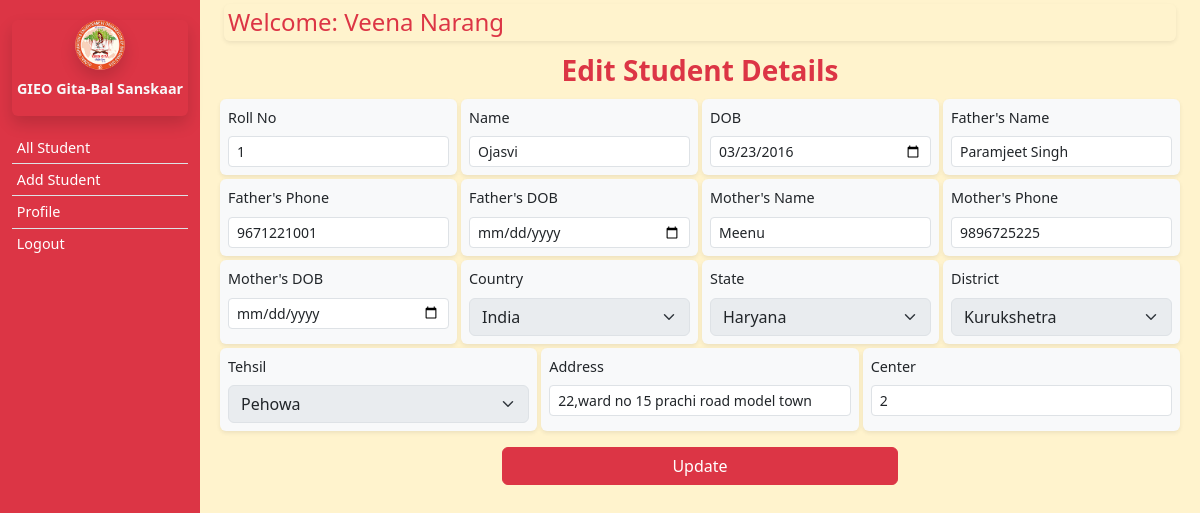
The app's page /login/edit_student.php?id=15 (signed in) with its own data.
### tables this page shows
CREATE TABLE `students` (
  `id` int(11) NOT NULL,
  `rollno` varchar(100) DEFAULT NULL,
  `name` varchar(100) NOT NULL,
  `dob` date DEFAULT NULL,
  `father_name` varchar(100) DEFAULT NULL,
  `father_phone` varchar(20) DEFAULT NULL,
  `father_dob` date DEFAULT NULL,
  `mother_name` varchar(100) DEFAULT NULL,
  `mother_phone` varchar(20) DEFAULT NULL,
  `mother_dob` date DEFAULT NULL,
  `country` varchar(50) DEFAULT NULL,
  `state` varchar(50) DEFAULT NULL,
  `district` varchar(50) DEFAULT NULL,
  `tehsil` varchar(50) DEFAULT NULL,
  `address` text DEFAULT NULL,
  `center` varchar(50) DEFAULT NULL
);

### login/edit_student.php (the view, shortened to what this page needs)
<?php
include '_header.php';
include '../config/_db.php';
if (isset($_GET['id'])) {
    $id = $_GET['id'];
    $sql = "SELECT * FROM students WHERE id = $id";
    $result = $conn->query($sql);
    if ($result->num_rows > 0) {
        $student = $result->fetch_assoc();
    } else {
        echo "No record found";
        exit;
    }
} else {
    echo "Invalid request";
    exit;
}
?>
<main class="col-md-9 ms-sm-auto col-lg-10 px-md-4 overflow-y-scroll">
    <div
        class="h4 text-center shadow-sm my-1 p-1 align-items-center rounded-2 text-danger d-flex justify-content-between">
        Welcome: <?php echo mb_convert_case($_SESSION['username'], MB_CASE_TITLE) ?>
    </div>
    <form action="" method="post">
        <div class="text-center fw-bold my-2 text-danger fs-3">Edit Student Details</div>
        <div class="row d-flex gap-1 flex-wrap fs-7 px-2">
            <div class=" form-item  bg-light shadow-sm rounded p-2 flex-grow-1 flex-shrink-0">
                <label for="name" class="form-label">Roll No</label>
                <input type="text" class="form-control form-control-sm" id="roll" name="roll"
                    value="<?php echo $student['rollno']; ?>" required>
            </div>
            <div class="form-item bg-light shadow-sm rounded p-2 flex-grow-1 flex-shrink-0">
                <label for="name" class="form-label">Name</label>
                <input type="text" class="form-control form-control-sm" id="name" name="name"
                    value="<?php echo $student['name']; ?>">
            </div>
            <div class="form-item bg-light shadow-sm rounded p-2 flex-grow-1 flex-shrink-0">
                <label for="dob" class="form-label">DOB</label>
                <input type="date" class="form-control form-control-sm" id="dob" name="dob"
                    value="<?php echo $student['dob']; ?>">
            </div>
            <div class="form-item bg-light shadow-sm rounded p-2 flex-grow-1 flex-shrink-0">
                <label for="father_name" class="form-label">Father's Name</label>
                <input type="text" class="form-control form-control-sm" id="father_name" name="father_name"
                    value="<?php echo $student['father_name']; ?>">
            </div>
            <div class="form-item bg-light shadow-sm rounded p-2 flex-grow-1 flex-shrink-0">
                <label for="father_phone" class="form-label">Father's Phone</label>
                <input type="text" class="form-control form-control-sm" id="father_phone" name="father_phone"
                    value="<?php echo $student['father_phone']; ?>">
            </div>
            <div class="form-item bg-light shadow-sm rounded p-2 flex-grow-1 flex-shrink-0">
                <label for="father_dob" class="form-label">Father's DOB</label>
                <input type="date" class="form-control form-control-sm" id="father_dob" name="father_dob"
                    value="<?php echo $student['father_dob']; ?>">
            </div>
            <div class="form-item bg-light shadow-sm rounded p-2 flex-grow-1 flex-shrink-0">
                <label for="mother_name" class="form-label">Mother's Name</label>
                <input type="text" class="form-control form-control-sm" id="mother_name" name="mother_name"
                    value="<?php echo $student['mother_name']; ?>">
            </div>
            <div class="form-item bg-light shadow-sm rounded p-2 flex-grow-1 flex-shrink-0">
                <label for="mother_phone" class="form-label">Mother's Phone</label>
                <input type="text" class="form-control form-control-sm" id="mother_phone" name="mother_phone"
                    value="<?php echo $student['mother_phone']; ?>">
            </div>
            <div class="form-item bg-light shadow-sm rounded p-2 flex-grow-1 flex-shrink-0">
                <label for="mother_dob" class="form-label">Mother's DOB</label>
                <input type="date" class="form-control form-control-sm" id="mother_dob" name="mother_dob"
                    value="<?php echo $student['mother_dob']; ?>">
            </div>
            <div class="form-item bg-light shadow-sm rounded p-2 flex-grow-1 flex-shrink-0">
                <label for="countrySelect" class="form-label">Country</label>
                <input disabled id="countrySelect" name="country" class="form-select "
                    value="<?php echo $_SESSION['country']; ?>" />
            </div>
            <div class="form-item bg-light shadow-sm rounded p-2 flex-grow-1 flex-shrink-0">
                <label for="state" class="form-label">State</label>
                <input disabled id="stateSelect" name="state" class="form-select "
                    value="<?php echo $_SESSION['state']; ?>" />
            </div>
            <?php
            if ($_SESSION['userType'] == 'State Head') {
            ?>
            <div class=" form-item  bg-light shadow-sm rounded p-2 flex-grow-1 flex-shrink-0">
                <label for="state" class="form-label">District</label>
                <select id="districtSelect" name="district" class="form-select " aria-label="Small select example"
                    required="" onchange="loadTehsil (this)" required>
                    <option value="dis">district</option>
                </select>
            </div>
            <div class=" form-item  bg-light shadow-sm rounded p-2 flex-grow-1 flex-shrink-0">
                <label for="state" class="form-label">Tehsil</label>
                <select id="tehsil" name="tehsil" class="form-select " aria-label="Small select example" required=""
                    required>
                </select>
            </div>
            <div class=" form-item  bg-light shadow-sm rounded p-2 flex-grow-1 flex-shrink-0">
                <label for="name" class="form-label">Address</label>
                <input type="text" class="form-control form-control-sm" value="<?php echo $student['address']; ?>"
                    id="address" name="address" required>
            </div>
            <?php
            } else {
            ?>
            <div class="form-item bg-light shadow-sm rounded p-2 flex-grow-1 flex-shrink-0">
                <label for="district" class="form-label">District</label>
                <input disabled id="districtSelect" name="district" class="form-select "
                    value="<?php echo $_SESSION['district']; ?>" />
            </div>
            <div class="form-item bg-light shadow-sm rounded p-2 flex-grow-1 flex-shrink-0">
                <label for="tehsil" class="form-label">Tehsil</label>
                <input disabled id="tehsil" name="tehsil" class="form-select "
                    value="<?php echo $_SESSION['tehsil']; ?>" />
            </div>
            <div class=" form-item  bg-light shadow-sm rounded p-2 flex-grow-1 flex-shrink-0">
                <label for="name" class="form-label">Address</label>
                <input type="text" class="form-control form-control-sm" value="<?php echo $student['address']; ?>"
                    id="address" name="address" required>
            </div>
            <?php
            }
            ?>
            <div class="form-item bg-light shadow-sm rounded p-2 flex-grow-1 flex-shrink-0">
                <label for="center" class="form-label">Center</label>
                <input type="number" id="center" name="center" <?php if ($_SESSION['userType'] == 'Teacher') {
                                                                    echo "value='{$_SESSION['userCenter']}' disabled ";
                                                                } ?> value="<?php echo $student['center']; ?>"
                    class="form-control form-control-sm">
            </div>
        </div>
        <div class="text-center my-3">
            <button type="submit" class="btn btn-danger col-5">Update</button>
        </div>
    </form>
</main>
<?php include '_footer.php'; ?>

### login/_header.php (style rules this page uses)
.form-item { flex: 1 0 230px; }
.fs-7 { font-size: 0.9rem; }

### records on screen
students: roll "1", name "Ojasvi", dob "03/23/2016", father_name "Paramjeet Singh", father_phone "9671221001", mother_name "Meenu", mother_phone "9896725225", address "22,ward no 15 prachi road model town", center "2"

### other values on screen
mb_convert_case($_SESSION['username'], MB_CASE_TITLE) "Veena Narang"
